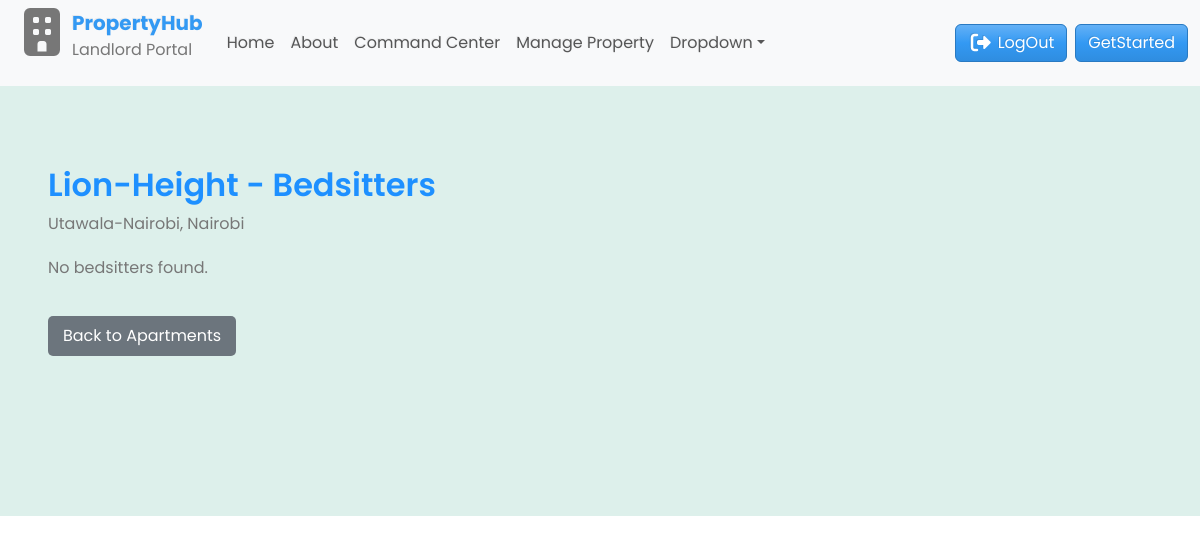
Page /3/ on the earlier database version.
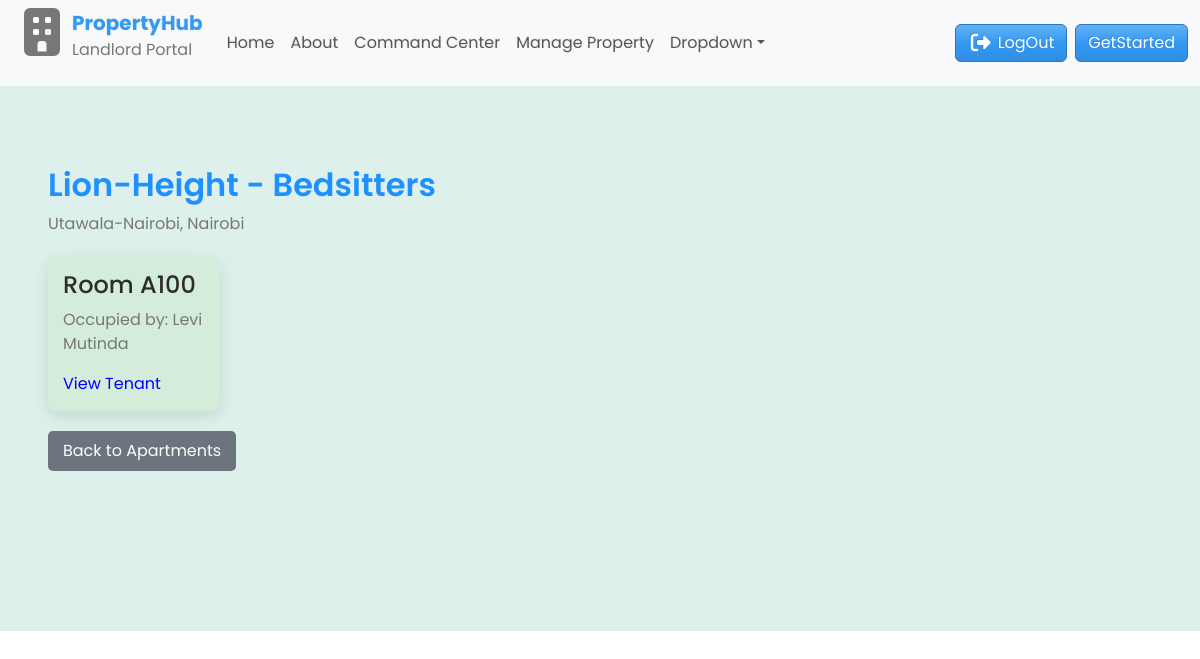
Same page on the later database version.
### main/models.py (models this page shows, shortened)
class Bedsitter(models.Model):
    apartment = models.ForeignKey(Apartment, related_name='bedsitters', on_delete=models.CASCADE)
    number = models.CharField(max_length=255, unique=True)
    class Meta:
        verbose_name_plural = "Bedsitters"

class Profile(models.Model):
    user = models.OneToOneField(User, on_delete=models.CASCADE)
    bedsitter = models.OneToOneField(Bedsitter, on_delete=models.SET_NULL, null=True, blank=True, related_name='tenant')
    first_name = models.CharField(max_length=50)
    last_name = models.CharField(max_length=50)
    phone_number = models.CharField(max_length=20)
    email = models.EmailField(blank=True, null=True)
    id_number = models.CharField(max_length=20, blank=True, null=True)
    profile_photo = models.ImageField(upload_to='uploads/product', blank=True, null=True)

### main/views.py (the view)
# urls.py: path('<int:apartment_id>/', views.apartment_detail, name='apartment_detail'),
def apartment_detail(request, apartment_id):
    apartment = get_object_or_404(Apartment, id=apartment_id)
    bedsitters = apartment.bedsitters.select_related('tenant').all()
    context = {
        'apartment': apartment,
        'bedsitters': bedsitters
        }
    return render(request, 'main/apartment_detail.html', context)

### main/templates/main/apartment_detail.html
{% extends 'main/base.html' %}
{% block content %}
<div class="container-fluid" id="bedsitters">
  <h2>{{ apartment.name }} - Bedsitters</h2>
  <p>{{ apartment.address }}, {{ apartment.city }}</p>
  <div class="bedsitter-wrapper">
    {% for bed in bedsitters %}
    <div
      class="bedsitter-card {% if bed.tenant %}occupied{% else %}vacant{% endif %}"
    >
      <h4>Room {{ bed.number }}</h4>
      {% if bed.tenant %}
      <p>Occupied by: {{ bed.tenant.first_name }} {{ bed.tenant.last_name }}</p>
      <a href="{% url 'tenant_detail' bed.tenant.id %}" style="color: blue"
        >View Tenant</a
      >
      {% else %}
      <p>Vacant</p>
      <a href="#" style="color: green">Assign Tenant</a>
      {% endif %}
    </div>
    {% empty %}
    <p>No bedsitters found.</p>
    {% endfor %}
  </div>
  <a
    href="{% url 'apartment_dashboard' %}"
    style="
      display: inline-block;
      margin-top: 20px;
      padding: 8px 15px;
      background: #6c757d;
      color: white;
      border-radius: 5px;
      text-decoration: none;
    "
  >
    Back to Apartments
  </a>
</div>
{% endblock %}

Differences in the rows shown:
added Bedsitter: number "A100", tenant.first_name "Levi", tenant.last_name "Mutinda"
Other differences:
text no longer shown: "No bedsitters found."
